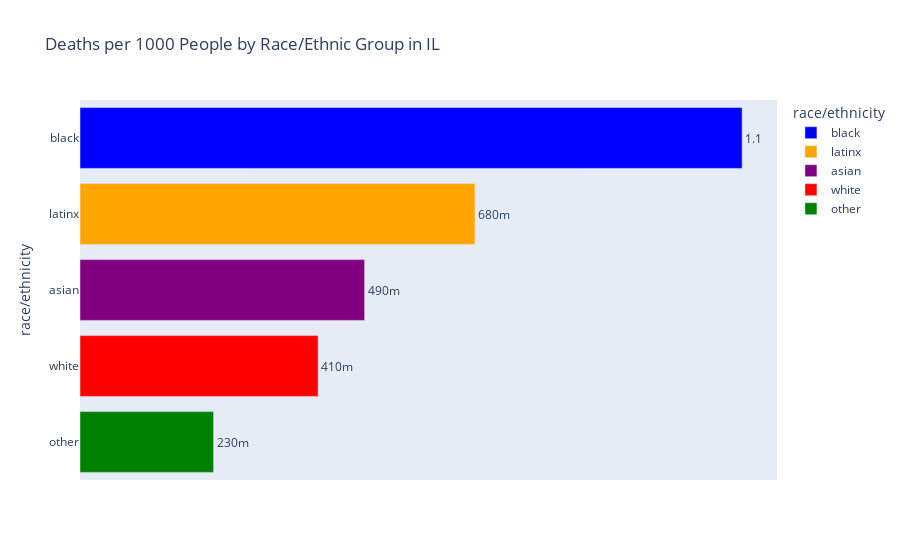

Notebook source saved alongside this figure:
### Code cell
# graph for il deaths per 1000

il_deaths_per1000=deaths_cases[['race/ethnicity','deaths_per1000']] 
il_deaths_per1000_sort = il_deaths_per1000.sort_values(by='deaths_per1000', ascending = False)

import plotly.express as px
fig = px.bar(il_deaths_per1000_sort, x='deaths_per1000', y='race/ethnicity', color='race/ethnicity', orientation='h',color_discrete_sequence=["blue", "orange", "purple", "red", "green"],
             title="Deaths per 1000 People by Race/Ethnic Group in IL", text = il_deaths_per1000_sort["deaths_per1000"])
fig.update_layout(xaxis={'visible': False})
fig.update_traces(texttemplate='%{text:.2s}',textposition='outside')
fig.write_image("zac files/output_files/il_deaths_per1000_bar.png")
fig.show()

### Figure 1 — Plotly figure (JSON) as saved in the notebook; plotly's stock layout.template omitted (floating-point values rounded to 4 significant figures)
{"data": [{"alignmentgroup": "True", "hovertemplate": "race/ethnicity=%{y}<br>deaths_per1000=%{text}<extra></extra>", "legendgroup": "black", "marker": {"color": "blue"}, "name": "black", "offsetgroup": "black", "orientation": "h", "showlegend": true, "text": [1.14], "textposition": "outside", "texttemplate": "%{text:.2s}", "type": "bar", "x": [1.14], "xaxis": "x", "y": ["black"], "yaxis": "y"}, {"alignmentgroup": "True", "hovertemplate": "race/ethnicity=%{y}<br>deaths_per1000=%{text}<extra></extra>", "legendgroup": "latinx", "marker": {"color": "orange"}, "name": "latinx", "offsetgroup": "latinx", "orientation": "h", "showlegend": true, "text": [0.68], "textposition": "outside", "texttemplate": "%{text:.2s}", "type": "bar", "x": [0.68], "xaxis": "x", "y": ["latinx"], "yaxis": "y"}, {"alignmentgroup": "True", "hovertemplate": "race/ethnicity=%{y}<br>deaths_per1000=%{text}<extra></extra>", "legendgroup": "asian", "marker": {"color": "purple"}, "name": "asian", "offsetgroup": "asian", "orientation": "h", "showlegend": true, "text": [0.49], "textposition": "outside", "texttemplate": "%{text:.2s}", "type": "bar", "x": [0.49], "xaxis": "x", "y": ["asian"], "yaxis": "y"}, {"alignmentgroup": "True", "hovertemplate": "race/ethnicity=%{y}<br>deaths_per1000=%{text}<extra></extra>", "legendgroup": "white", "marker": {"color": "red"}, "name": "white", "offsetgroup": "white", "orientation": "h", "showlegend": true, "text": [0.41], "textposition": "outside", "texttemplate": "%{text:.2s}", "type": "bar", "x": [0.41], "xaxis": "x", "y": ["white"], "yaxis": "y"}, {"alignmentgroup": "True", "hovertemplate": "race/ethnicity=%{y}<br>deaths_per1000=%{text}<extra></extra>", "legendgroup": "other", "marker": {"color": "green"}, "name": "other", "offsetgroup": "other", "orientation": "h", "showlegend": true, "text": [0.23], "textposition": "outside", "texttemplate": "%{text:.2s}", "type": "bar", "x": [0.23], "xaxis": "x", "y": ["other"], "yaxis": "y"}], "layout": {"autosize": true, "barmode": "relative", "legend": {"title": {"text": "race/ethnicity"}, "tracegroupgap": 0}, "title": {"text": "Deaths per 1000 People by Race/Ethnic Group in IL"}, "xaxis": {"anchor": "y", "autorange": true, "domain": [0, 1], "range": [0, 1.2], "title": {"text": "deaths_per1000"}, "type": "linear", "visible": false}, "yaxis": {"anchor": "x", "autorange": true, "categoryarray": ["other", "white", "asian", "latinx", "black"], "categoryorder": "array", "domain": [0, 1], "range": [-0.5, 4.5], "title": {"text": "race/ethnicity"}, "type": "category"}}}
